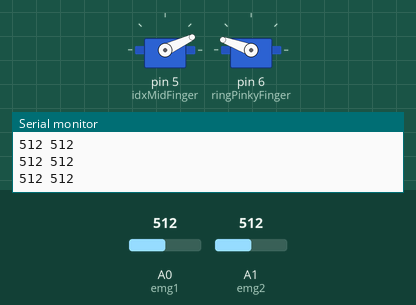
Recording of a sketch running on a simulated Arduino Uno, built with avr-gcc and run on an emulated ATmega328P. Shown: 2 × servo, the last lines printed to the serial monitor. The test bench sets the inputs (shaded band); at power-on: A1 (emg2) = 512, A0 (emg1) = 512.

Above: at 1.2 s.
1.3 s: A1 (emg2) set to 332
2.8 s: A1 (emg2) set to 301
At 4.0 s:
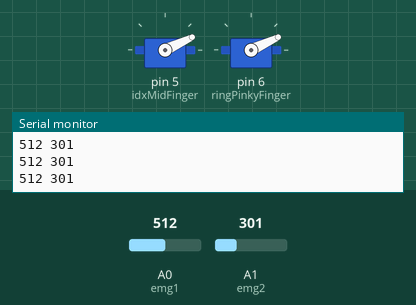
4.3 s: A0 (emg1) set to 298
5.8 s: A0 (emg1) set to 267
At 6.7 s:
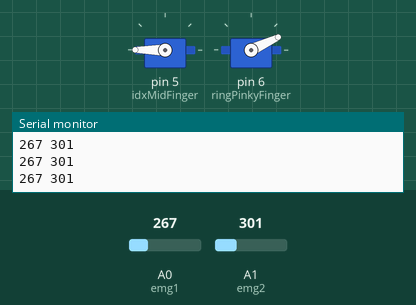
7.4 s: A1 (emg2) set to 330
At 8.7 s:
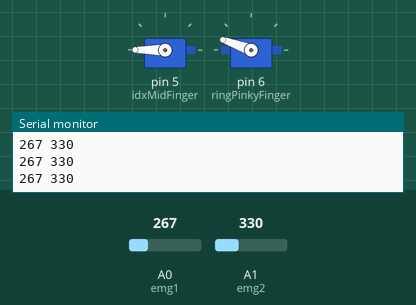
9.0 s: A1 (emg2) set to 310
At 10.0 s:
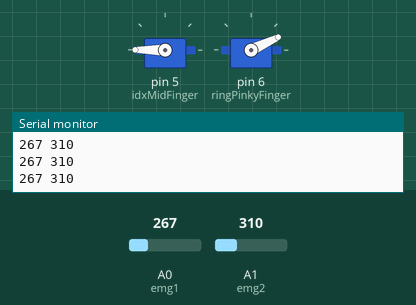
Timing chart, 0 to 11.6 s (numbered marks = the images above; inputs shaded):
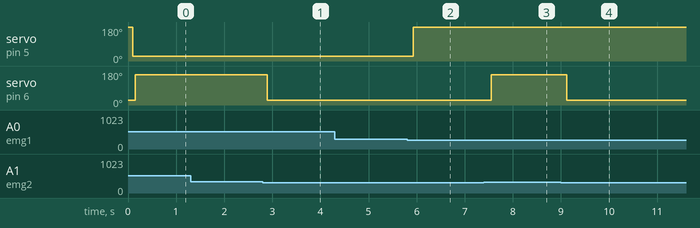

Measured:
- the behaviour switches between 320 and 319 on A1 (emg2) (found by bisection; images 0 and 1)
- the behaviour switches between 280 and 279 on A0 (emg1) (found by bisection; images 1 and 2)
- after the input at 2.8 s, servo on pin 6 (ringPinkyFinger): 160° → 25° after 0.09 s
- after the input at 5.8 s, servo on pin 5 (idxMidFinger): 25° → 180° after 0.13 s
- after the input at 7.4 s, servo on pin 6 (ringPinkyFinger): 25° → 160° after 0.15 s
- after the input at 9.0 s, servo on pin 6 (ringPinkyFinger): 160° → 25° after 0.12 s

The sketch:

2Emg_sensors.ino
```cpp
#include <Servo.h>
Servo idxMidFinger;
Servo ringPinkyFinger;

bool pinkyActive = false;
bool idxActive = false;
//the end number of 1 means that it is associated with the index and the middle finger
//the end number of 2 means that it is associated with the ring and pinky finger

int emg1 = 0;
int emg2 = 1;

//bool inMotion = false; //will determine if the finger is in motion based on the value returned from the emg sensor

int servoPosition1 = 1; //this value will be assigned to the servo motor
int servoPosition2 = 1; //this value will be assigned to the second servo motor

int valuesFromEmg1[5]; //should hold values from the sensor to get an average value
//This is because sometimes there are extreme inaccuracies that can throw off the code so there needs to be a way to get an average

int valuesFromEmg2[5];

int counter = 0; //this is used to keep track of the index to insert the value at
//you don't want to replace values that you just put in

void setup()
{
  idxMidFinger.attach(5);
  ringPinkyFinger.attach(6);
  Serial.begin(9600); //this will be used to visualize and monitor the values coming from the sensor
}

void loop()
{
  //General plan:
//  1.) get a value from the emg sensor
//  - most of the values are at around 200 when you contract
//  - therefore, cap the values at 200
//  2.) take the average reading from the past 5 emg readings
//  3.) if the value is 200 or greater, cap at 200 and then actuate the servo motor by setting it to the degree at contraction
//  4.) once the average value is no longer 200, then you need to release the motor and set it back to the degree at resting position

  //1.) receive a value from the emg sensor
  int emgVal1 = analogRead(emg1); //read the value coming from the signal pin attached to the analog pin of the EMG sensor
  int emgVal2 = analogRead(emg2);

  int avgEmgVal1 = averageValues(emgVal1, valuesFromEmg1);
  int avgEmgVal2 = averageValues(emgVal2, valuesFromEmg2);

  //2.) capping emgVal at 200
  if (avgEmgVal1 >= 280) //threshold set to 200 because only the middle finger at spot
  {
    avgEmgVal1 = 300;
//    inMotion = true;
  }
//  else if (avgEmgVal < 200)
//  {
//    inMotion = false;
//  }


  if (avgEmgVal2 >= 320) //threshold set to 200 because only the middle finger at spot
  {
    avgEmgVal2 = 400;
//    inMotion = true;
  }
//  else if (avgEmgVal2 < 200)
//  {
//    inMotion = false;
//  }

  if (avgEmgVal1 == 300) //index
  {
    idxMidFinger.write(25);
    idxActive = true;
  }
  else
  {
    idxMidFinger.write(180);
    idxActive = false;
  }

  if (avgEmgVal2 == 400) //pimky
  {
    ringPinkyFinger.write(160);
    pinkyActive = true;
  }
  else
  {
    ringPinkyFinger.write(25);
    pinkyActive = false;
  }


  //Serial.print("Current reading: ");
  Serial.print(emgVal1);
  Serial.print(" ");
  Serial.println(emgVal2);
  delay(50);
}

int averageValues(int emgVal, int* valuesFromEmg)
{
  if (counter == 5)
  {
    counter = 0;
  }
  valuesFromEmg[counter] = emgVal;
  counter++;

  int total = 0;
  for (int i = 0; i < 5; i++)
  {
    total += valuesFromEmg[i];
  }
  //Serial.println("\n");
  return (int) (total / 5);
}
```
